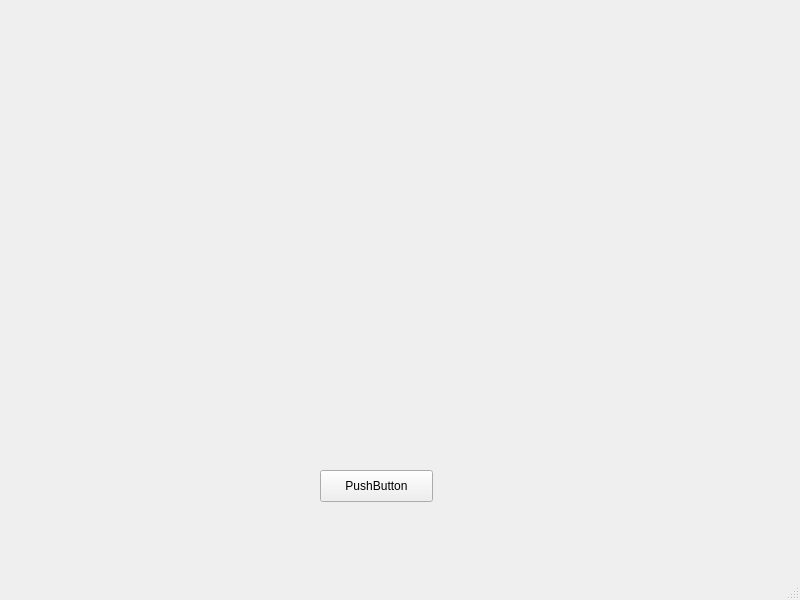
<?xml version="1.0" encoding="UTF-8"?>
<ui version="4.0">
 <class>MainWindow</class>
 <widget class="QMainWindow" name="MainWindow">
  <property name="geometry">
   <rect>
    <x>0</x>
    <y>0</y>
    <width>800</width>
    <height>600</height>
   </rect>
  </property>
  <property name="windowTitle">
   <string>MainWindow</string>
  </property>
  <widget class="QWidget" name="centralwidget">
   <widget class="QPushButton" name="pushButton">
    <property name="geometry">
     <rect>
      <x>320</x>
      <y>470</y>
      <width>113</width>
      <height>32</height>
     </rect>
    </property>
    <property name="text">
     <string>PushButton</string>
    </property>
   </widget>
  </widget>
  <widget class="QMenuBar" name="menubar">
   <property name="geometry">
    <rect>
     <x>0</x>
     <y>0</y>
     <width>800</width>
     <height>22</height>
    </rect>
   </property>
  </widget>
  <widget class="QStatusBar" name="statusbar"/>
 </widget>
 <resources/>
 <connections/>
</ui>
